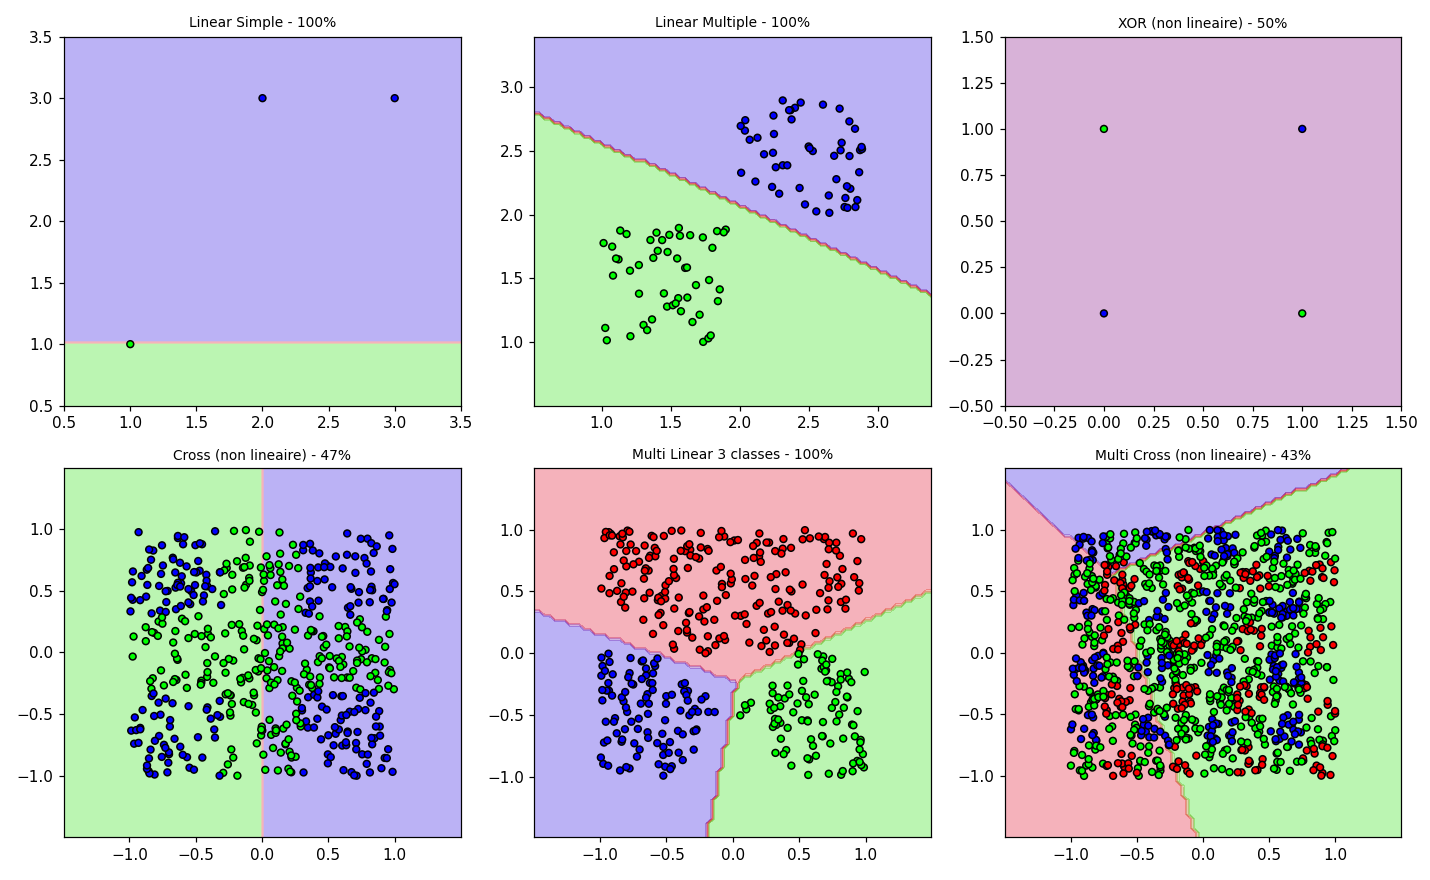

Source code (Python):
"""
test_etape1.py - Teste ETAPE1.basicPerceptron.c depuis Python (ctypes)

Applique le perceptron lineaire sur les 6 cas de tests officiels du prof,
comme test_etape4.py le fait pour le SVM. Le perceptron etant lineaire, il
reussit sur les cas lineaires (Linear Simple, Linear Multiple, Multi Linear
3 classes) et echoue sur les cas non lineaires (XOR, Cross, Multi Cross) -
c'est attendu, ca montre justement la limite du modele lineaire.

Utilisation (depuis la racine du repo), apres avoir compile la bibliotheque :
    python C-algorithms/test_etape1.py
"""

import ctypes
import os
import sys

import matplotlib.pyplot as plt
import numpy as np

DOSSIER = os.path.dirname(os.path.abspath(__file__))
NOM_LIB = "ETAPE1.basicPerceptron.dll" if sys.platform.startswith("win") else "ETAPE1.basicPerceptron.so"
lib = ctypes.CDLL(os.path.join(DOSSIER, NOM_LIB))

P_DOUBLE = ctypes.POINTER(ctypes.c_double)
P_INT = ctypes.POINTER(ctypes.c_int)

lib.run_perceptron_dataset.argtypes = [P_DOUBLE, P_INT, ctypes.c_int, ctypes.c_int,
                                       ctypes.c_double, ctypes.c_int, P_DOUBLE, P_DOUBLE]
lib.run_perceptron_dataset.restype = ctypes.c_int

lib.perceptron_sauvegarder.argtypes = [ctypes.c_char_p, P_DOUBLE, ctypes.c_double, ctypes.c_int]
lib.perceptron_sauvegarder.restype = ctypes.c_int
lib.perceptron_charger.argtypes = [ctypes.c_char_p, P_DOUBLE, P_DOUBLE, P_INT]
lib.perceptron_charger.restype = ctypes.c_int


class Perceptron:
    """Un perceptron a 2 classes : garde les poids et le biais appris par le C."""

    def __init__(self, learning_rate=0.1, max_iter=1000):
        self.learning_rate, self.max_iter = learning_rate, max_iter

    def entrainer(self, X, y):
        X = np.ascontiguousarray(X, dtype=np.float64)
        y = np.ascontiguousarray(y, dtype=np.int32)
        n_exemples, n_features = X.shape
        self.poids = np.zeros(n_features)
        self.biais = ctypes.c_double(0.0)
        self.erreurs = lib.run_perceptron_dataset(
            X.ctypes.data_as(P_DOUBLE), y.ctypes.data_as(P_INT),
            n_exemples, n_features, self.learning_rate, self.max_iter,
            self.poids.ctypes.data_as(P_DOUBLE), ctypes.byref(self.biais))
        return self

    def score(self, points):
        points = np.ascontiguousarray(np.atleast_2d(points), dtype=np.float64)
        return points @ self.poids + self.biais.value

    def predire(self, points):
        return np.where(self.score(points) >= 0, 1, -1)

    def sauvegarder(self, chemin):
        return lib.perceptron_sauvegarder(chemin.encode(), self.poids.ctypes.data_as(P_DOUBLE),
                                          self.biais.value, len(self.poids))

    @classmethod
    def charger(cls, chemin, n_features):
        perceptron = cls()
        perceptron.poids = np.zeros(n_features)
        biais = ctypes.c_double()
        n = ctypes.c_int()
        if lib.perceptron_charger(chemin.encode(), perceptron.poids.ctypes.data_as(P_DOUBLE),
                                  biais, n) != 0:
            raise IOError(f"Impossible de lire {chemin}")
        perceptron.biais = biais
        return perceptron


class PerceptronMultiClasse:
    """Un contre tous : un perceptron par classe, on garde la classe au score le plus haut."""

    def __init__(self, **parametres):
        self.parametres = parametres

    def entrainer(self, X, y):
        self.classes = np.unique(y)
        self.modeles = [Perceptron(**self.parametres).entrainer(X, np.where(y == c, 1, -1))
                        for c in self.classes]
        return self

    def predire(self, points):
        scores = np.array([m.score(points) for m in self.modeles])
        return self.classes[np.argmax(scores, axis=0)]


rng = np.random.default_rng(0)


def linear_multiple():
    X = np.concatenate([rng.random((50, 2)) * 0.9 + [1, 1], rng.random((50, 2)) * 0.9 + [2, 2]])
    return X, np.concatenate([np.ones(50), -np.ones(50)]).astype(int)


def cross():
    X = rng.random((500, 2)) * 2.0 - 1.0
    return X, np.array([1 if abs(p[0]) <= 0.3 or abs(p[1]) <= 0.3 else -1 for p in X])


def multi_linear_3_classes():
    X = rng.random((500, 2)) * 2.0 - 1.0
    y = []
    for p in X:
        if -p[0] - p[1] - 0.5 > 0 and p[1] < 0 and p[0] - p[1] - 0.5 < 0:
            y.append(0)
        elif -p[0] - p[1] - 0.5 < 0 and p[1] > 0 and p[0] - p[1] - 0.5 < 0:
            y.append(1)
        elif -p[0] - p[1] - 0.5 < 0 and p[1] < 0 and p[0] - p[1] - 0.5 > 0:
            y.append(2)
        else:
            y.append(-1)
    y = np.array(y)
    return X[y >= 0], y[y >= 0]


def multi_cross():
    X = rng.random((1000, 2)) * 2.0 - 1.0
    y = []
    for p in X:
        if abs(p[0] % 0.5) <= 0.25 and abs(p[1] % 0.5) > 0.25:
            y.append(0)
        elif abs(p[0] % 0.5) > 0.25 and abs(p[1] % 0.5) <= 0.25:
            y.append(1)
        else:
            y.append(2)
    return X, np.array(y)


tout_ok = True


def verifier(nom, condition):
    global tout_ok
    tout_ok &= bool(condition)
    print(f"[{'OK' if condition else 'ECHEC'}] {nom}")


def tracer(ax, modele, X, y, titre):
    x0, x1 = X[:, 0].min() - 0.5, X[:, 0].max() + 0.5
    y0, y1 = X[:, 1].min() - 0.5, X[:, 1].max() + 0.5
    xx, yy = np.meshgrid(np.linspace(x0, x1, 80), np.linspace(y0, y1, 80))
    z = modele.predire(np.c_[xx.ravel(), yy.ravel()])
    ax.contourf(xx, yy, z.reshape(xx.shape), alpha=0.3, cmap="brg")
    ax.scatter(X[:, 0], X[:, 1], c=y, cmap="brg", edgecolors="k", s=20)
    ax.set_title(titre, fontsize=9)


def main():
    print("=== Perceptron lineaire sur les 6 cas de tests officiels ===")
    print("(lineaire = modele reussit ; non lineaire = echec attendu, demontre la limite)\n")

    fig, axes = plt.subplots(2, 3, figsize=(13, 8))
    cas = [
        ("Linear Simple", (np.array([[1, 1], [2, 3], [3, 3]], dtype=float), np.array([1, -1, -1])),
         Perceptron(), 1.0, True),
        ("Linear Multiple", linear_multiple(), Perceptron(), 0.95, True),
        ("XOR (non lineaire)", (np.array([[1, 0], [0, 1], [0, 0], [1, 1]], dtype=float),
         np.array([1, 1, -1, -1])), Perceptron(), 1.0, False),
        ("Cross (non lineaire)", cross(), Perceptron(), 1.0, False),
        ("Multi Linear 3 classes", multi_linear_3_classes(), PerceptronMultiClasse(), 0.90, True),
        ("Multi Cross (non lineaire)", multi_cross(), PerceptronMultiClasse(), 1.0, False),
    ]
    for ax, (nom, (X, y), modele, seuil, doit_reussir) in zip(axes.ravel(), cas):
        modele.entrainer(X, y)
        precision = (modele.predire(X) == y).mean()
        if doit_reussir:
            verifier(f"{nom} : precision {precision:.0%} (attendu : reussite)", precision >= seuil)
        else:
            verifier(f"{nom} : precision {precision:.0%} (echec attendu, non lineaire)", precision < seuil)
        tracer(ax, modele, X, y, f"{nom} - {precision:.0%}")

    fig.tight_layout()
    chemin = os.path.join(DOSSIER, "test_etape1.png")
    fig.savefig(chemin, dpi=110)
    print(f"\nFigure enregistree : {chemin}")

    print("\n=== Sauvegarde / chargement ===")
    modele = Perceptron().entrainer(*linear_multiple())
    chemin_modele = os.path.join(DOSSIER, "perceptron_sauvegarde.txt")
    modele.sauvegarder(chemin_modele)
    recharge = Perceptron.charger(chemin_modele, n_features=len(modele.poids))
    memes_poids = np.allclose(modele.poids, recharge.poids) and np.isclose(modele.biais.value, recharge.biais.value)
    verifier("Modele recharge : memes poids et biais", memes_poids)
    os.remove(chemin_modele)

    print("\n" + ("TOUS LES TESTS PASSENT" if tout_ok else "AU MOINS UN TEST ECHOUE"))
    plt.show()


if __name__ == "__main__":
    main()
